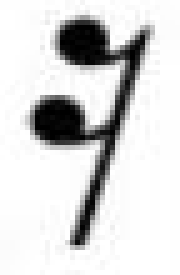
#> input picture template_sy/note&rest_img/16분쉼표.JPG, 36 x 55 px (shown 5 times larger)
$ python -i modules_sy.py   (imports and definitions only)
#> lines starting #> are read from the running program, lines starting #| are printed output that depends on the picture; after the words box and inside, x2 and y2 are one past the last pixel; in counts of white or black regions, pixels touching at a corner belong together
#> further down, picture is the input picture: shape (55, 36, 3); min 0, max 255, mean 214.8
### template_sy/functions_sy.py
import cv2
import numpy as np

# 이진화
def threshold(image):
    image = cv2.cvtColor(image, cv2.COLOR_BGR2GRAY)
    ret, image = cv2.threshold(image, 127, 255, cv2.THRESH_BINARY_INV | cv2.THRESH_OTSU)
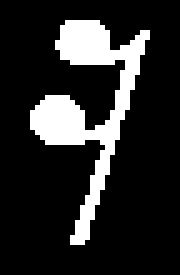
#> image: shape (55, 36) (shown 5 times larger); 16.4% white; 1 white region, box (x1, y1, x2, y2) and area: (6, 4, 30, 49) 325
#> ret = 145
    return image

# 가중치 설정
def weighted(value):
    standard = 13
    return int(value * (standard / 13))

# 닫힘 연산
# [4 lines left out: function closing, not called in this run]

# 텍스트 표시
def put_text(image, text, loc):
    font = cv2.FONT_HERSHEY_SIMPLEX
    cv2.putText(image, str(text), loc, font, 0.6, (255, 0, 0), 2)

# 객체 y좌표 반환
def get_center(y, h):
    return (y + y + h) / 2

### template_sy/modules_sy.py
import cv2
import numpy as np
import functions_sy as fs

# 보표&노이즈 제거
def remove_noise(image):
    image = fs.threshold(image)  # 이미지 이진화
    mask = np.zeros(image.shape, np.uint8)  # 보표 영역만 추출하기 위해 마스크 생성

    cnt, labels, stats, centroids = cv2.connectedComponentsWithStats(image)  # 레이블링
#> cnt = 2; stats = [[0, 0, 36, 55, 1655], [6, 4, 24, 45, 325]]; centroids = [[17.55, 28.26], [17.27, 20.57]]
    for i in range(1, cnt):
        x, y, w, h, area = stats[i]
        if w > image.shape[1] * 0.7:  # 보표 영역에만
            cv2.rectangle(mask, (x-50, y-10, w+50, h+10), (255, 0, 0), -1)  # 사각형 그리기
#> this loop made 1 pass
#> mask: shape (55, 36); every value is 0

    masked_image = cv2.bitwise_and(image, mask)  # 보표 영역 추출

    return masked_image

# 오선 제거
# [101 lines left out: functions remove_staves, staff_height, normalization, object_detection, template_matching, not called in this run]


# [25 lines of commented-out code are left out]

>>> import cv2
>>> picture = cv2.imread('note&rest_img/16분쉼표.JPG')
>>> result = remove_noise(picture)

$ run again, on template_sy/note&rest_img/8분쉼표.JPG
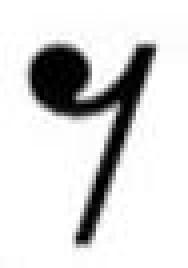
#> input picture template_sy/note&rest_img/8분쉼표.JPG, 47 x 67 px (shown 4 times larger)
#> picture is the input picture: shape (67, 47, 3); min 0, max 255, mean 215.7
#> in threshold, `ret, image = cv2.threshold(image, 127, 255, cv2.THRESH_BINARY_INV | cv..`:
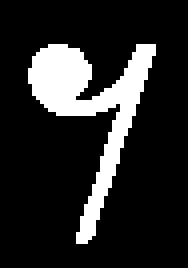
#> image: shape (67, 47) (shown 4 times larger); 15.8% white; 1 white region, box (x1, y1, x2, y2) and area: (7, 11, 39, 61) 499
#> ret = 141
#> cnt = 2; stats = [[0, 0, 47, 67, 2650], [7, 11, 32, 50, 499]]; centroids = [[23.15, 34.2], [22.22, 26.63]]
#> the loop in remove_noise, `for i in range(1, cnt):` made 1 pass

$ run again, on template_sy/note&rest_img/16분음표.JPG
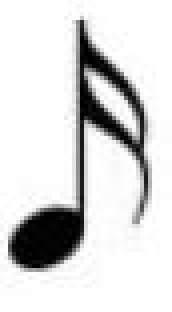
#> input picture template_sy/note&rest_img/16분음표.JPG, 43 x 78 px (shown 4 times larger)
#> picture is the input picture: shape (78, 43, 3); min 0, max 255, mean 216.8
#> in threshold, `ret, image = cv2.threshold(image, 127, 255, cv2.THRESH_BINARY_INV | cv..`:
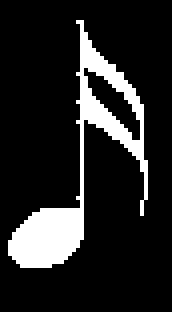
#> image: shape (78, 43) (shown 4 times larger); 14.2% white; 1 white region, box (x1, y1, x2, y2) and area: (2, 5, 37, 67) 477
#> ret = 139
#> cnt = 2; stats = [[0, 0, 43, 78, 2877], [2, 5, 35, 62, 477]]; centroids = [[21.28, 37.92], [19.32, 41.98]]
#> the loop in remove_noise, `for i in range(1, cnt):` made 1 pass
#> after the loop in remove_noise, `for i in range(1, cnt):`:
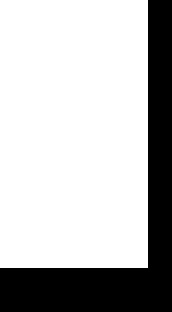
#> mask: shape (78, 43) (shown 4 times larger); 73.9% white; 1 black region, box (x1, y1, x2, y2) and area: (0, 0, 43, 78) 875

$ run again, on template_sy/note&rest_img/2분음표.JPG
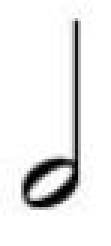
#> input picture template_sy/note&rest_img/2분음표.JPG, 37 x 82 px (shown 3 times larger)
#> picture is the input picture: shape (82, 37, 3); min 0, max 255, mean 235.1
#> in threshold, `ret, image = cv2.threshold(image, 127, 255, cv2.THRESH_BINARY_INV | cv..`:
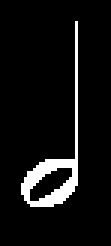
#> image: shape (82, 37) (shown 3 times larger); 6.9% white; 1 white region, box (x1, y1, x2, y2) and area: (7, 7, 26, 69) 210
#> ret = 145
#> cnt = 2; stats = [[0, 0, 37, 82, 2824], [7, 7, 19, 62, 210]]; centroids = [[17.98, 39.53], [18.3, 53.52]]
#> the loop in remove_noise, `for i in range(1, cnt):` made 1 pass
